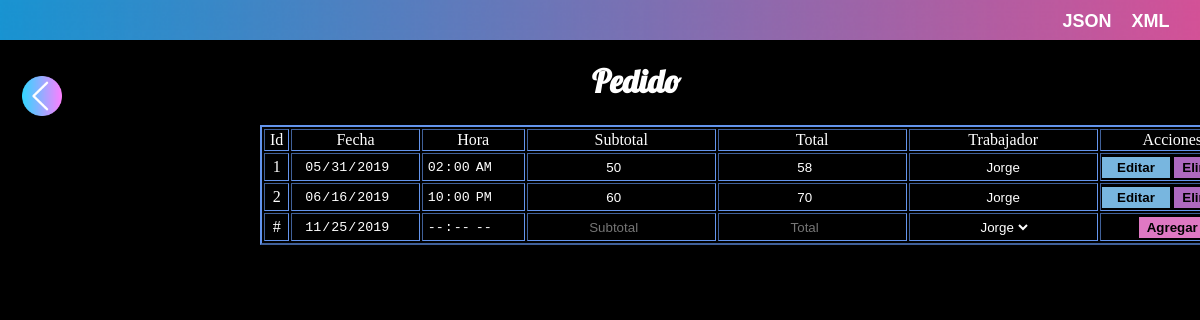
The app's page /PHP/pedido.php with its own data.
### tables this page shows
create table Pedido(
    fecha date, hora time, subtotal int,
    total int, id_trabajador int, 
    id_pedido int AUTO_INCREMENT, 
    primary key (id_pedido), eliminado int
);

create table Trabajador(nombre varchar(30),
 apellido varchar(30), telefono varchar(10),
 contrasena varchar(15), id_trabajador int AUTO_INCREMENT,
 id_puesto int, eliminado int,
 primary key (id_trabajador)
);

### PHP/pedido.php (the view, shortened to what this page needs)
<!DOCTYPE html>
<html lang="en">
<head>
    <link rel="stylesheet" href="../CSS/disenioTablas.css">
</head>
<body>
    <?php
        $con = mysqli_connect("localhost", "root", "", "helados") or die ("Error");
        $consultaMostrar = "select pedido.fecha, pedido.hora, pedido.subtotal, pedido.total, pedido.id_trabajador, pedido.id_pedido, trabajador.nombre from pedido inner join trabajador on pedido.id_trabajador = trabajador.id_trabajador where pedido.eliminado = 0";
        $consultaMostrarT = "select nombre from trabajador where eliminado=0";
        $resultado = mysqli_query($con, $consultaMostrar);
        $resultadoT = mysqli_query($con, $consultaMostrarT);
    ?>
    <form action="eventosPedido.php" method="post">
        <ul class="opciones">
            <li> <button name="btnJson" type="submit" > <b> JSON </b> </button> </li>
            <li> <button name="btnJson" type="submit" >XML </button> </li>
            <li> <button name="btnJson" type="submit" >XSL </button> </li>
        </ul>
        </form>
    <form action="eventosPedido.php" method="post">
     <div class="tabla">
     <img src="../img/previous.png" id="regresar"  width="40" height="40" title="Regresar">
        <center>
         <h1> Pedido </h1>
        <table border="2">
            <tr class="header">
                <td> &nbsp;Id&nbsp; </td>
                <td> Fecha </td>
                <td> Hora </td>
                <td> Subtotal </td>
                <td> Total </td>
                <td> Trabajador</td>
                <td> Acciones </td>
            </tr>
            <?php
                while($filas = mysqli_fetch_assoc($resultado)) {
            ?>
            <tr>
                <td> <?php echo $filas['id_pedido'] ?> </td>
                <td> <input type="date" name=<?php echo 'fechaP'.$filas['id_pedido'] ?>  value =<?php echo $filas['fecha'] ?> required> </td>
                <td> <input type="time" name=<?php echo 'horaP'.$filas['id_pedido'] ?>  value =<?php echo $filas['hora'] ?> required > </td>
                <td> <input id="subtotal" type="number" name=<?php echo 'subtotalP'.$filas['id_pedido'] ?>  value =<?php echo $filas['subtotal'] ?> required> </td>
                <td> <input id="total" type="number" name= <?php echo 'totalP'.$filas['id_pedido'] ?>  value =<?php echo $filas['total'] ?> readonly > </td>
                <td> <input  name=<?php echo 'trabajadorP'.$filas['id_pedido'] ?>  value =<?php echo $filas['nombre'] ?> required > </td>
                <td> <button value =<?php echo $filas['id_pedido'] ?> name ="btnEditarP" id="editar" > &nbsp;&nbsp;Editar&nbsp;&nbsp; </button> <button id="eliminar" value =<?php echo $filas['id_pedido'] ?>  name ="btnEliminarP"> Eliminar </button> </td>
            </tr>
            <?php }?>
     </div>
    </form>
    <form action="eventosPedido.php" method="post">
     <div>
            <tr>
                <td> # </td>
                <td> <input type="date" id="txtfecha" name="fechaPN"  value="<?php echo date("Y-n-j"); ?>"  required/> </td>
                <td> <input type="time" id="txtfecha" name="horaPN"  value="<?php   echo date('h:i:s A');?>" required/> </td>
                <td> <input id="subtotalN" type="number" name="subtotalPN" placeholder="Subtotal" required> </td>
                <td> <input id="totalN" type="number" name="totalPN" placeholder="Total" readonly> </td>
                <td>
                    <select name="nombreTPN">
                    <?php
                        while($fila=mysqli_fetch_assoc($resultadoT)){
                    ?>
                        <option value=<?php echo $fila['nombre']?> > <?php echo $fila['nombre']?> </option>
                    <?php } ?>
                    </select>
                 </td>
                <td> <button name="btnAgregarP" id="agregar"> Agregar </button> </td>
            </tr>
     </div>
    </form>
</body>
</html>

### CSS/disenioTablas.css (style rules this page uses)
#editar { background-color: #78B6DF ; border-color: transparent; font-weight: bold; }
#eliminar { background-color: #AE69BF ; border-color: transparent; font-weight: bold; }
#agregar { background-color: #DF78C3; border-color: transparent; font-weight: bold; }
body { background: url(../img/fondo-degradado.png) no-repeat center top; background-size: cover; }
li { display: inline; }
table { background-color: black; top: 10%; color: white; position: absolute; margin-left: 20%; margin-top: 1%; text-align: center; border-color: cornflowerblue; }
.tabla { position: fixed; width: 110%; height: 90%; margin-left: -1%; background-color: black; top: 5%; }
input { border-color: transparent; text-align: center; color: white; background-color: black; }
select { border-color: transparent; text-align: center; color: white; background-color: black; }
#regresar { position: absolute; top: 5%; left: 2%; }
.opciones button { background-color: transparent; border-color: transparent; color: white; font-weight: bold; font-size: 18px; }
.opciones { margin-left: 85%; margin-top: 5px; }
h1 { color: white; font-family: 'Lobster', cursive; margin-left: -3%; }

### records on screen
pedido: id_pedido "1", fecha "05/31/2019", hora "02:00:00", subtotal "50", total "58", id_trabajador.nombre "Jorge"
pedido: id_pedido "2", fecha "06/16/2019", hora "22:00:00", subtotal "60", total "70", id_trabajador.nombre "Jorge"

### other values on screen
form field nombreTPN "Jorge"
